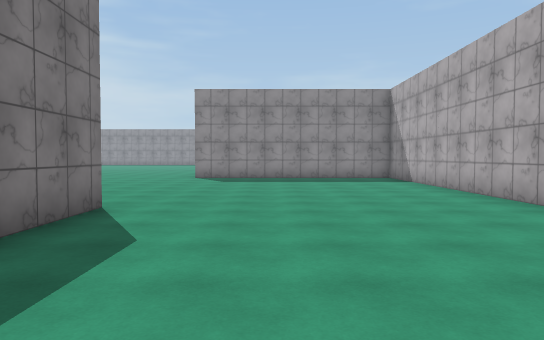
view 1 (above)

23 first-person views from a walk through a 3-D level made in the Unity game engine. The camera is 1.5 m above the floor, tilts 2° down and sees 70° across. The floor is counted in squares, 2 m on a side. Each view is taken from the middle of a square. On the plan, view 1 faces up. The plan holds only what a view shows up to about 12 squares ahead; the rest is blank. The place goes on beyond the plan. The player is left out. Some animated figures are left out. Surface patterns are stand-ins for the level's own textures.

view 2
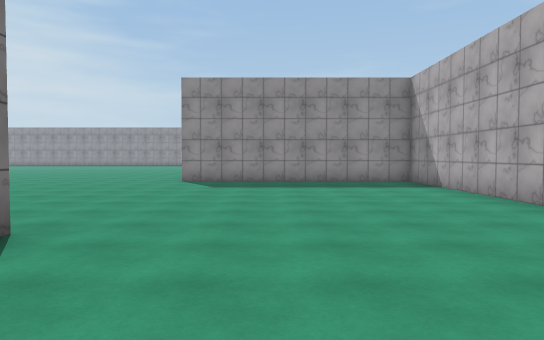

view 3
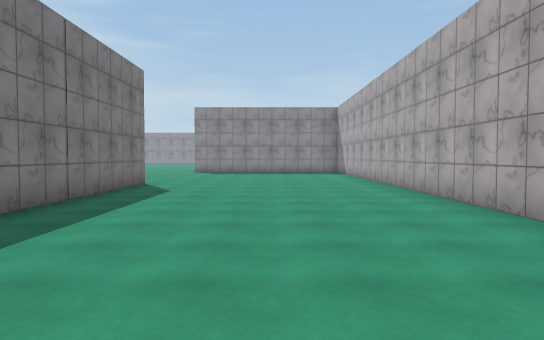

view 4
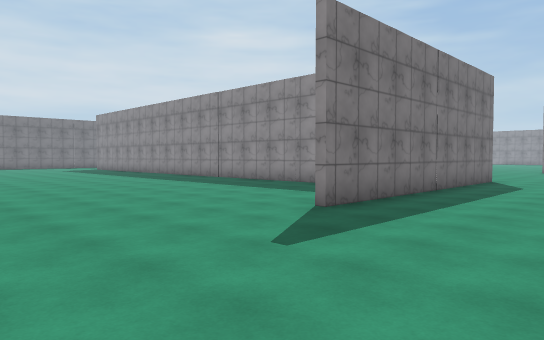

view 5
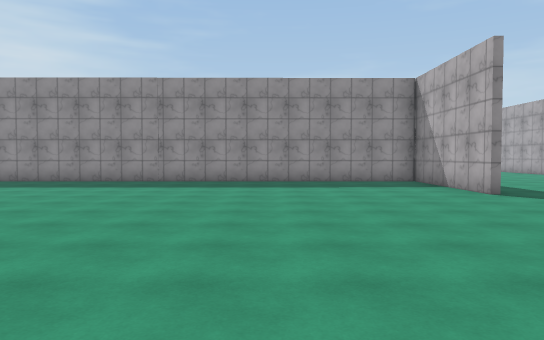

view 6
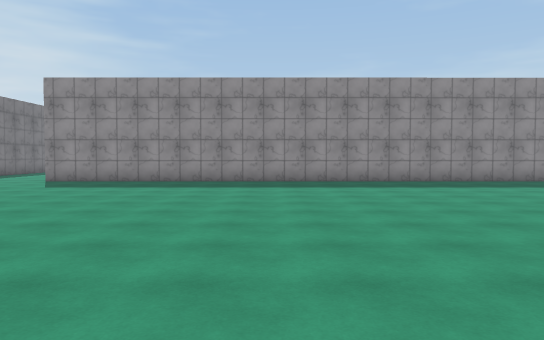

view 7
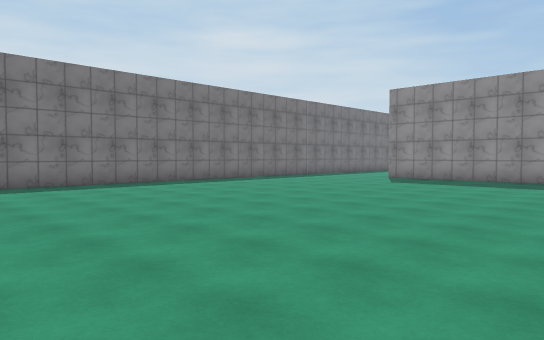

view 8
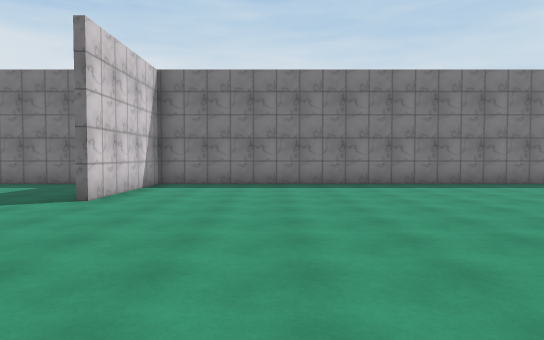

view 9
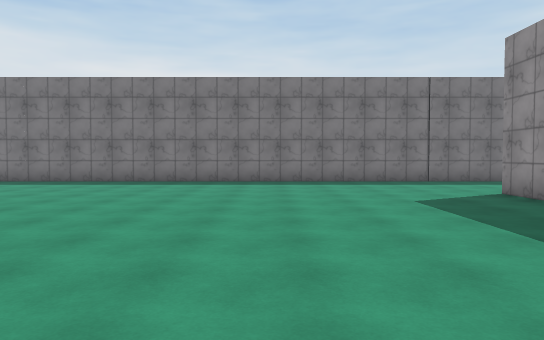

view 10
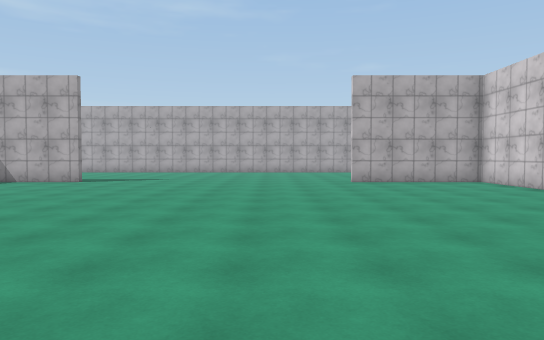

view 11
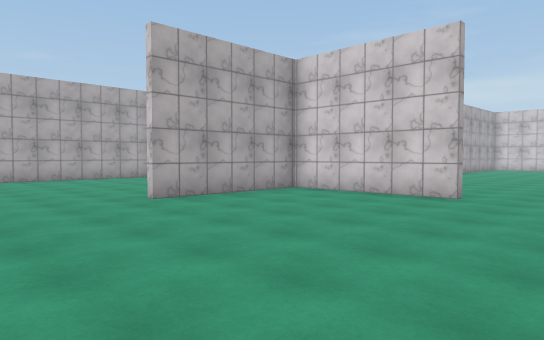

view 12
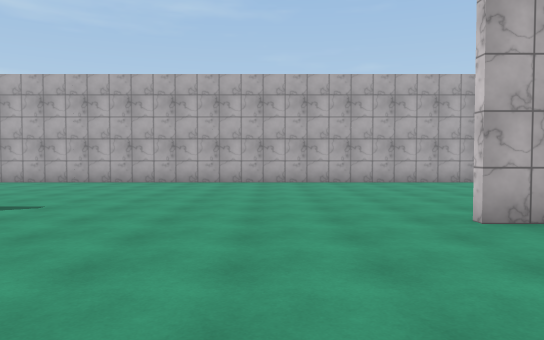

view 13
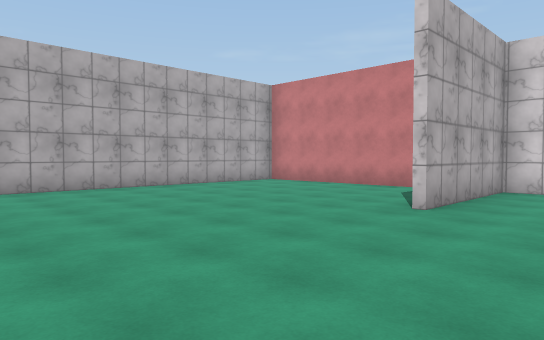

view 14
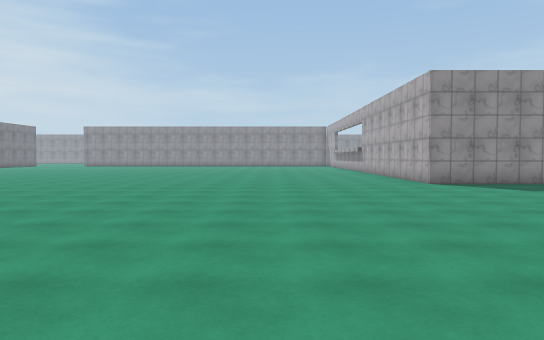

view 15
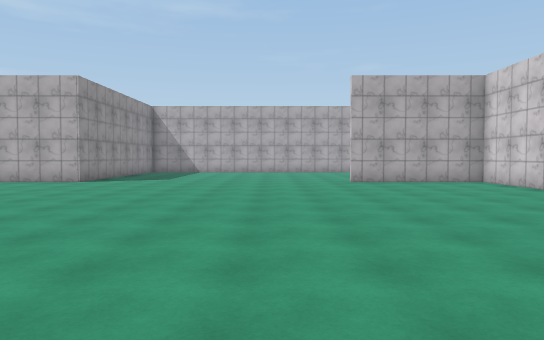

view 16
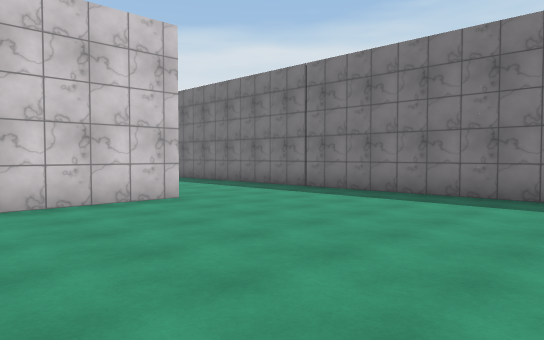

view 17
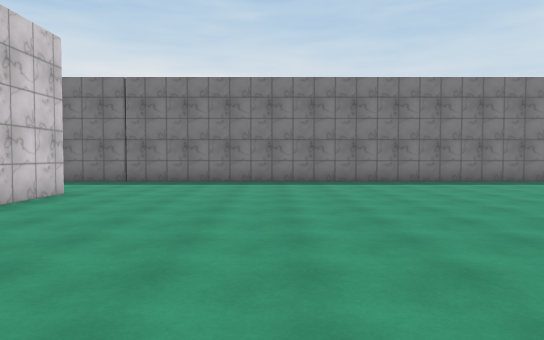

view 18
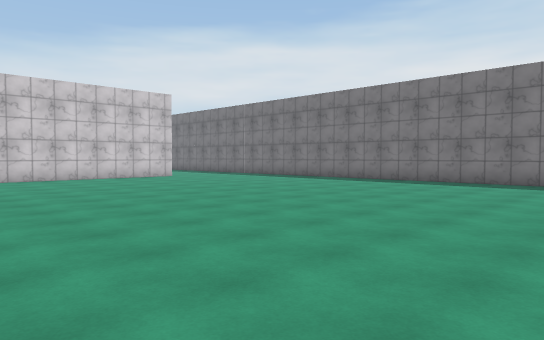

view 19
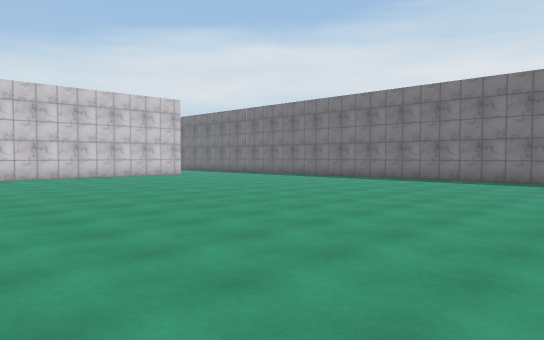

view 20
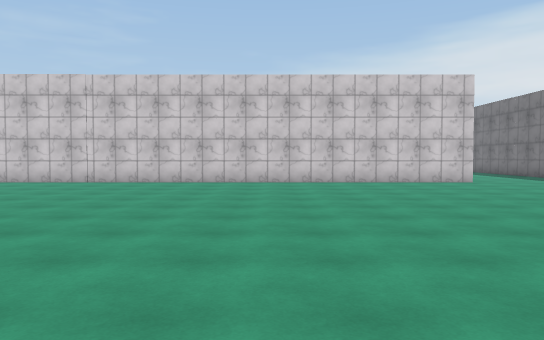

view 21
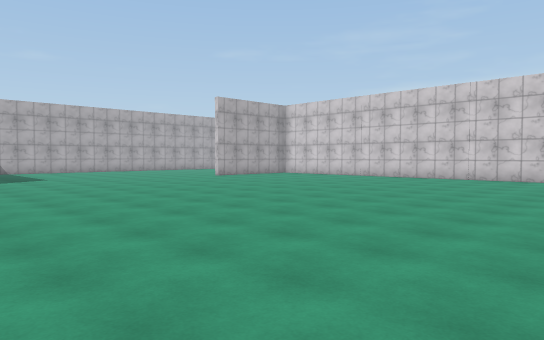

view 22
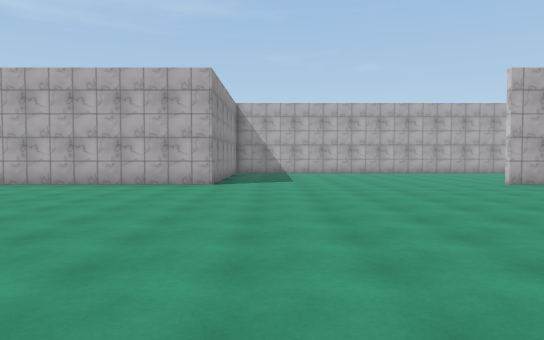

view 23
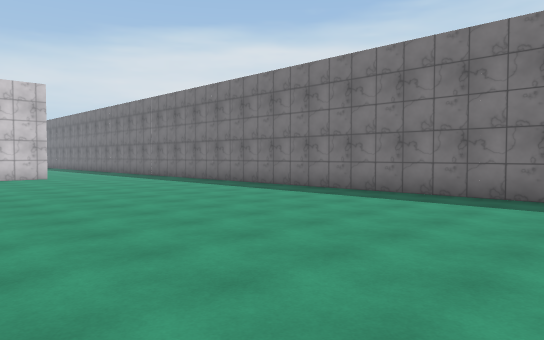

### Floor plan
Points are (right, up) in squares from view 1. A wall is a line through its corners. A room is listed if a view was taken in it or the views show most of it. See-through windows are left out.
Room 1 (views 1, 2, 3, 4, 5, 6, 7, 8, 9, 10, 11, 12, 13, 14, 15, 16, 17, 18, 19, 20, 21, 22, 23)
walls: (-5.2, 1.8) (-2.8, 1.8); (-2.7, -2.4) (-2.7, 5.8); (-2.4, 1.6) (-21.9, 1.6); (-2.5, 5.8) (-2.5, -2.4); (-21.9, 1.8) (-8.1, 1.8); (-6.6, -14.1) (-2.7, -14.1) (-2.7, -10.2); (-0.8, -14.1) (2.9, -14.1); (4.1, -13.9) (4.1, 13.6) (-2.7, 13.6) (-2.7, 16.5); (-25.6, 14.8) (-25.6, -14.1) (-21.5, -14.1)

Where each view was taken, in squares from view 1:
view 1: 0 up, 0 right, facing up
view 2: 2 up, 0 right, facing up
view 3: 5 down, 1 right, facing up
view 4: 7 down, 1 right, facing up-left
view 5: 10 down, 7 left, facing up
view 6: 10 down, 15 left, facing up
view 7: 11 down, 15 left, facing up-left
view 8: 11 down, 15 left, facing left
view 9: 3 down, 14 left, facing left
view 10: 8 down, 14 left, facing right
view 11: 7 down, 9 left, facing down-right
view 12: 8 down, 7 left, facing right
view 13: 5 down, 5 left, facing down-right
view 14: 3 up, 7 left, facing up
view 15: 8 up, 14 left, facing right
view 16: 8 up, 18 left, facing down-left
view 17: 6 up, 14 left, facing left
view 18: 15 up, 14 left, facing down-left
view 19: 16 up, 13 left, facing down-left
view 20: 13 up, 16 left, facing down
view 21: 15 up, 15 left, facing down-right
view 22: 12 up, 13 left, facing right
view 23: 16 up, 18 left, facing down-left
